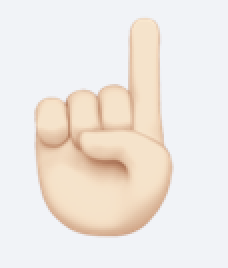
#> input picture assets/pointing_up_light.png, 114 x 134 px (shown 2 times larger)
$ python ascii_emoji_art_generator.py
#> lines starting #> are read from the running program, lines starting #| are printed output that depends on the picture
import random
from PIL import Image, ImageDraw, ImageFont

__author__ = "Prachi Shah"
__copyright__ = "Copyright 2025"

# Extract background color from an emoji image to ensure consistency
def extract_background_color(emoji_path):
#> called with emoji_path = 'assets/pointing_up_light.png'
    sample_emoji = Image.open(emoji_path).convert("RGB")
    return sample_emoji.getpixel((5, 5))  # Sample from a clean background area

# Image parameters
img_size = 800  # Square image size
grid_size = 10  # Grid layout (10x10)
emoji_size = img_size // grid_size  # Size of each emoji
bg_color = extract_background_color("assets/pointing_up_light.png")  # Extracted background
#> bg_color = (241, 243, 247)

# Load emoji assets
emoji_files = {
    "up": "assets/pointing_up_light.png",
    "right": "assets/pointing_right_light.png",
    "left": "assets/pointing_left_light.png",
    "down": "assets/pointing_down_light.png",
    "middle": "assets/middle_finger_light.png",
    "goat": "assets/goat.png"
}

# Skin tone variations for all emoji types
skin_tone_files = {
    "up": ["assets/pointing_up_dark.png", "assets/pointing_up_medium.png", "assets/pointing_up_light.png"],
    "right": ["assets/pointing_right_dark.png", "assets/pointing_right_medium.png", "assets/pointing_right_light.png"],
    "left": ["assets/pointing_left_dark.png", "assets/pointing_left_medium.png", "assets/pointing_left_light.png"],
    "down": ["assets/pointing_down_dark.png", "assets/pointing_down_medium.png", "assets/pointing_down_light.png"],
    "middle": ["assets/middle_finger_light.png", "assets/middle_finger_light.png", "assets/middle_finger_light.png"],  # Middle finger remains light
}

# Create a blank image with the extracted background color
image = Image.new("RGBA", (img_size, img_size), bg_color)
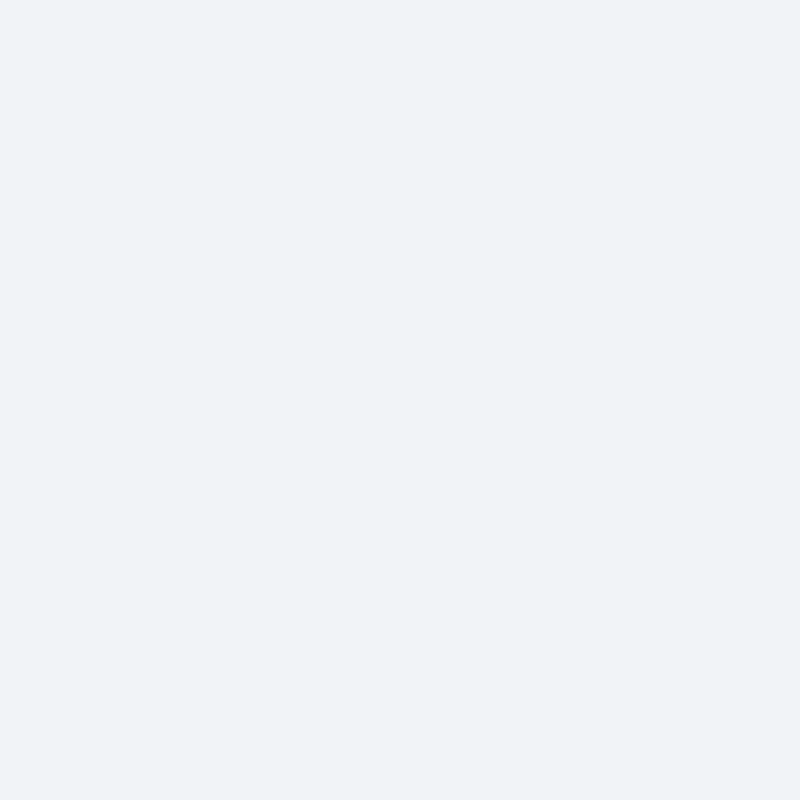
#> image: PIL image 800x800 RGBA; mean R, G, B, A 241, 243, 247, 255

# Function to randomly pick a skin tone for each emoji
def get_random_skin_tone(emoji_type):
    return random.choice(skin_tone_files[emoji_type])

# Place emojis in grid with randomized skin tones
for row in range(grid_size):
    for col in range(grid_size):
        # Define emoji orientation based on position
        if row == grid_size // 2 and col == grid_size // 2 + 2:
            emoji_path = emoji_files["goat"]  # Goat emoji in center-right
        elif row < grid_size // 2 and abs(col - grid_size // 2) <= row:
            emoji_path = get_random_skin_tone("down")  # Top pointing down
        elif row > grid_size // 2 and abs(col - grid_size // 2) <= (grid_size - row - 1):
            emoji_path = get_random_skin_tone("middle")  # Bottom middle finger
        elif col < grid_size // 2:
            emoji_path = get_random_skin_tone("right")  # Left side pointing right
        else:
            emoji_path = get_random_skin_tone("left")  # Right side pointing left

        # Ensure no emoji is placed where the text will be
        if row == grid_size // 2 and col in [grid_size // 2 - 1, grid_size // 2]:
            continue  # Skip these positions for text placement

        # Load and resize emoji image
#> (the run stopped early here; a loop or call above may not have finished)
